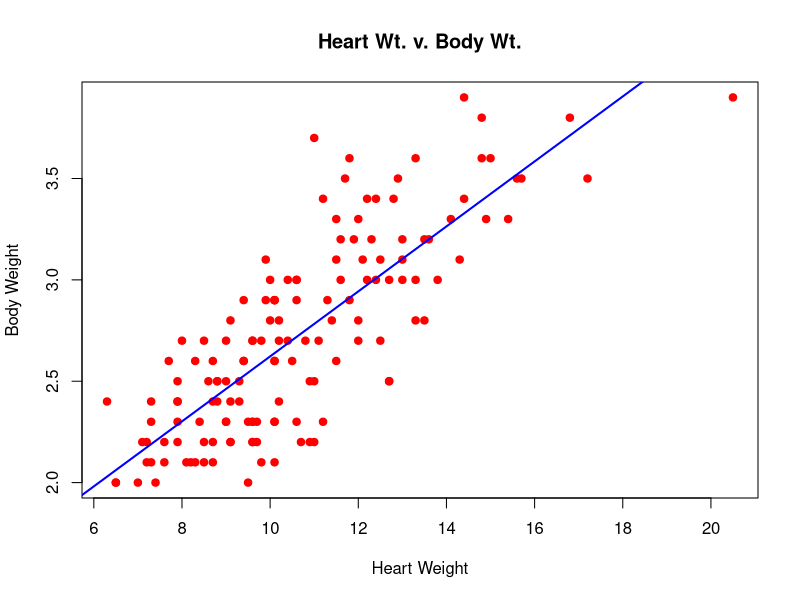

Here is the R script that generated this plot:


# First load MASS
library(MASS)

# load data set
data(cats)

# execute
cats

# generate scatter plot
plot(cats[,3], cats[,2], pch=19, col="red", xlab="Heart Weight", ylab="Body Weight", main="Heart Wt. v. Body Wt.")

# Draw line of best fit
reg1 = lm(cats[,2]~cats[,3])
abline(reg1, lty=1, col="blue", lwd=2)

# Generate a box plot
